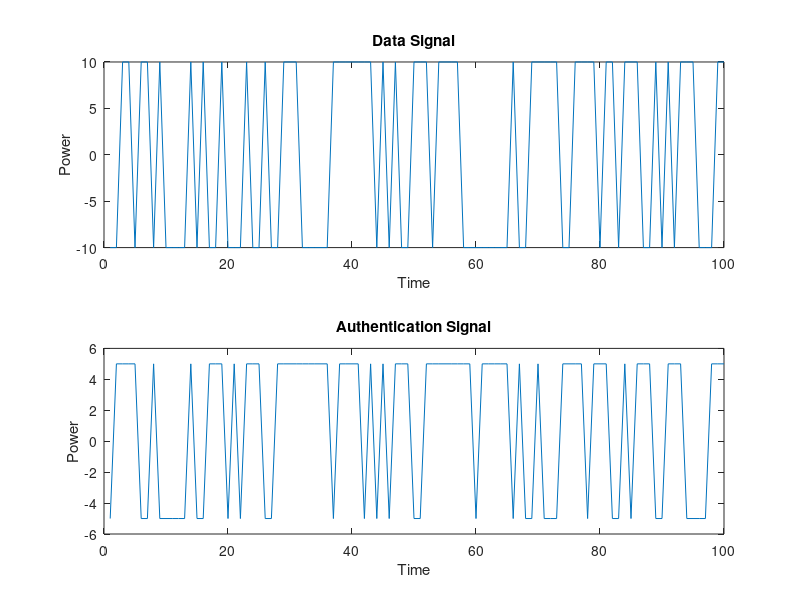
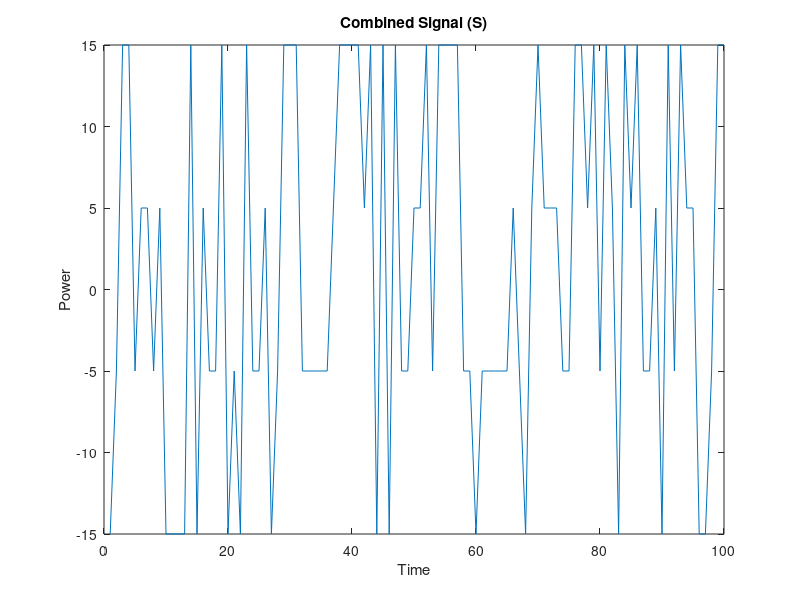

Recreate these plots in MATLAB, in order.
clear all;
clc;

n_round = 50; % Number of simulation rounds
% Over class of Bluetooth, we have the following:
% Class 1 = 20 dB in power and expected distance of 100 m.
% Here, we establish an avg range in which to send 10 dB of 50 m.,
% according to Bluetooth class 1

% Definition of SNR
SNR_min = 10; % Minimum SNR in dB
SNR_max = 30; % Maximum SNR in dB
SNR_step = 1; % SNR step size
SNR = SNR_min:SNR_step:SNR_max;
power = 10.^(SNR/10);

% Define signal parameters
signal_length = 100; % Length of the signals
% Determine min and max power (over range of Bluetooth and its bounds)
% Ideally, between avg value (-20; 20) is for all Bluetooth
power_X = -10; % Power for bit 0
power_Y = 10; % Power for bit 1

std_th_minus = power_X;
std_th_plus = power_Y;

% Fixed threshold for authentication signal: assuming this is lower than
% the original signal, since auth + data gives received signal
std_th_auth_plus = +5;
std_th_auth_minus = -5;

% Initialize signals
data_signal = zeros(1, signal_length);
authentication_signal = zeros(1, signal_length);

% Generate data signal
bit_sequence = randi([0, 1], 1, signal_length); % Generate random bit sequence
for i = 1:signal_length
    if bit_sequence(i) == 1
        data_signal(i) = power_Y;
    else
        data_signal(i) = power_X;
    end
end

% Generate authentication signal
bit_sequence = randi([0, 1], 1, signal_length); % Generate random bit sequence
for i = 1:signal_length
    if bit_sequence(i) == 1
        authentication_signal(i) = std_th_auth_plus;
    else
        authentication_signal(i) = std_th_auth_minus;
    end
end

% Plot signals
figure;
subplot(2, 1, 1);
plot(data_signal);
title('Data Signal');
xlabel('Time'); % assuming we send a bit each second
ylabel('Power');

subplot(2, 1, 2);
plot(authentication_signal);
title('Authentication Signal');
xlabel('Time');
ylabel('Power');

% Definition of simulation parameters
% Distance = max. 50 m. with step 1 (from 1 to 50)
% FA rate = increasing rate
% MD rate = increasing rate

% When FA increases, MD decreases
% Conversely, when FA decreases, MD increases
% FA is important but slightly less than MD
% The second one allows to find how many errors we do
% because false positives are slightly different problems

% Conventionally and looking at other sims, we find value to
% be beneath the decimal threshold

% Define simulation parameters
max_distance = 50; % Maximum distance in meters

% Initialize arrays to store target FA and MD rates
target_FA_rates = zeros(1, max_distance);
target_MD_rates = zeros(1, max_distance);

% Generate target FA and MD rates for each distance
for distance = 1:max_distance
    % Define ranges for FA rates
    min_FA_rate = 0.01; % Minimum FA rate
    max_FA_rate = 0.3; % Maximum FA rate
    
    % Define ranges for MD rates
    min_MD_rate = 0.1; % Minimum MD rate
    max_MD_rate = 0.5; % Maximum MD rate
    
    % Generate target MD and FA rates with increasing rate for each distance
    distance_increment = (max_MD_rate - min_MD_rate) / 50;
    target_MD_rates(distance) = min_MD_rate + (distance - 1) * distance_increment;
    target_FA_rates(distance) = min_FA_rate + (distance - 1) * distance_increment;
end

% Initialize signal S
S = zeros(1, signal_length);

% Combine signals bit by bit
for i = 1:signal_length
    % Combine bits from data_signal and authentication_signal
    S(i) = data_signal(i) + authentication_signal(i);
end

% Plot the combined signal (this is the sent signal)
figure;
plot(S);
title('Combined Signal (S)');
xlabel('Time');
ylabel('Power');

% Assuming center is 0 (given the signal is -10 and 10)
center = 0;

% Initialize arrays to store BER values
BER_data = zeros(max_distance, length(SNR));
BER_auth = zeros(max_distance, length(SNR));

received_data=[];
received_auth=[];

% Loop through each distance
for j = 1:max_distance
    % Loop through each SNR level
    for k = 1:length(SNR)
        % Initialize arrays to store received data and authentication bits
        received_data = zeros(1, signal_length);
        received_auth = zeros(1, signal_length);
        
        % Generate the received signal by adding AWGN
        received_signal = awgn(S, SNR(k));

        %% FIXED THRESHOLDS

        % Loop through each bit in the received signal
        for i = 1:signal_length
            % Decode the received signal with fixed thresholds  
            % First, we decode the data and see the wrong bits for BER
            if received_signal(i) >= center 
                received_data(i) = 1;
                if received_signal(i) > std_th_auth_plus
                    received_auth(i) = 1;                
                else
                    received_auth(i) = 0;                
                end
            elseif received_signal(i) < center
                received_data(i) = 0;
                if received_signal(i) > std_th_auth_minus
                    received_auth(i) = 1;                
                else
                    received_auth(i) = 0;                
                end
            end
        end

        %% VARIABLE THRESHOLDS
    
        % First, there is the variable thresholds settings

        % Assuming received_signal is already defined as a vector of values
        HH = max(received_signal);    % high high
        MH = max(received_signal)/2;  % medium high
        ML = min(received_signal)/2;  % medium low
        LL = min(received_signal);    % low low
        
        % Definition of nearest ML/LM variables
        % made to actually refine the finding of the 4 power values for
        % dynamic thresholding decoding
        nearest_MH = 0;
        nearest_ML = 0;
            
        for i = 1:length(received_signal)
            if received_signal(i) > center % assuming is 0 (in out case)
                if nearest_MH == 0
                    nearest_MH = received_signal(i);  % first value
                elseif abs(received_signal(i) - MH) < abs(nearest_MH - MH)
                    % MH is the theoretical midhigh point, then refined
                    % with the actual value when it is found between
                    % the actual high interval and the highest value
                    nearest_MH = received_signal(i);
                end
            else
                if nearest_ML == 0
                    nearest_ML = received_signal(i);  % first value
                elseif abs(received_signal(i) - ML) < abs(nearest_ML - ML)
                    nearest_ML = received_signal(i);
                    % ML is the theoretical midlow point, then refined
                    % with the actual value when it is found between
                    % the actual low interval and the lowest value
                end
            end
        end

        % Second, there is the actual decoding (names matching the drawing
        % in page 2 of 4 of Alessandro's notes of 24-04)

        T1 = HH;
        T2 = MH;
        T3 = ML;
        T4 = LL;

        % Loop through each bit in the received signal
        for i = 1:signal_length
            % Decode the received signal with fixed thresholds  
            % First, we decode the data and see the wrong bits for BER
            if received_signal(i) >= center 
                received_data(i) = 1;
            elseif received_signal(i) < center
                received_data(i) = 0;
            end
            % First the 0 encoding
            if received_data(i) == 1 && received_signal(i) == T2
                received_auth(i) = 0;
            end
            if received_data(i) == 0 && received_signal(i) == T4
                received_auth(i) = 0;
            end
            % Then, the 1 encoding
            if received_data(i) == 1 && received_signal(i) == T1
                received_auth(i) = 1;
            end
            if received_data(i) == 0 && received_signal(i) == T3
                received_auth(i) = 1;
            end
        end
    end
end




